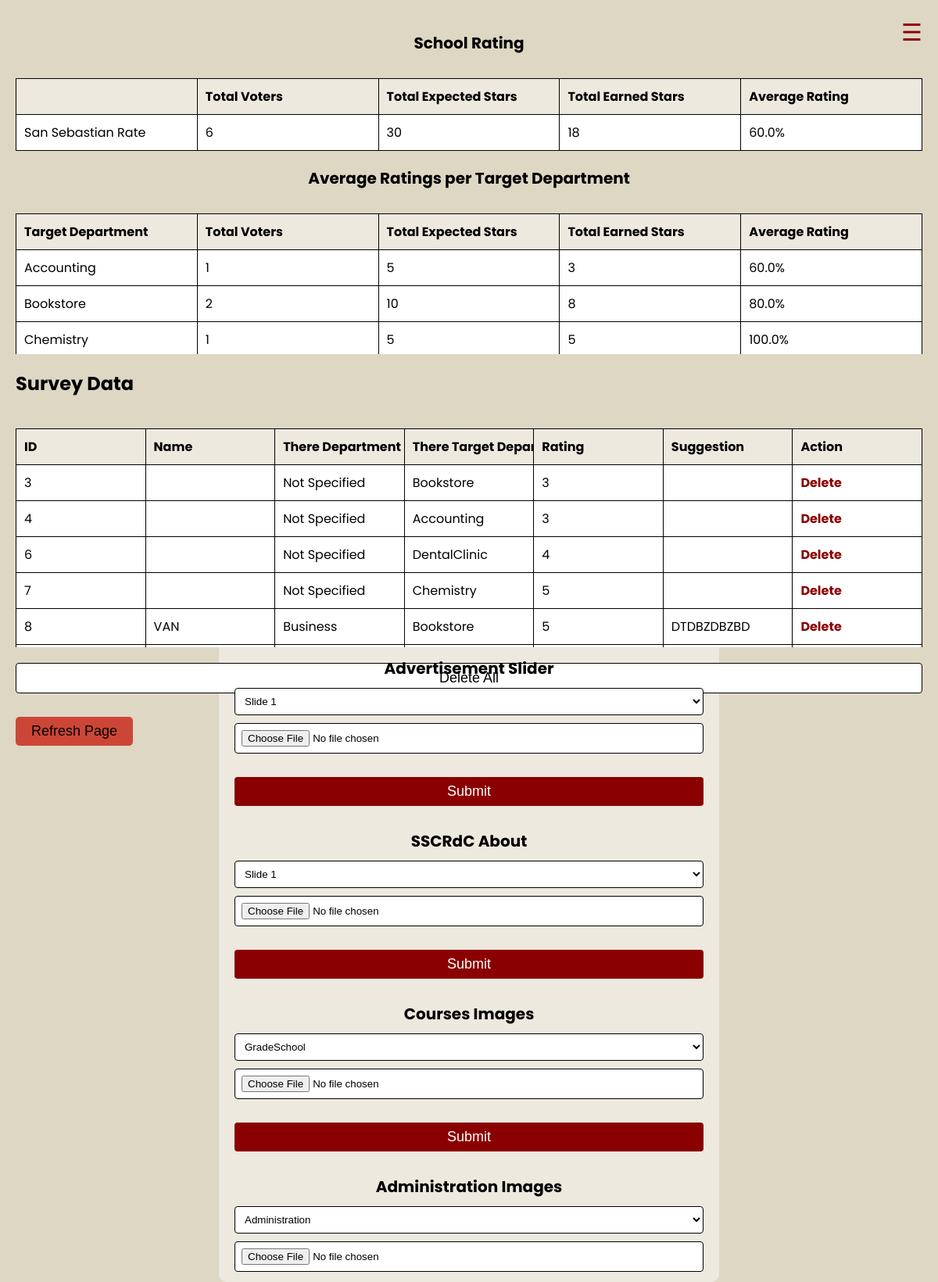
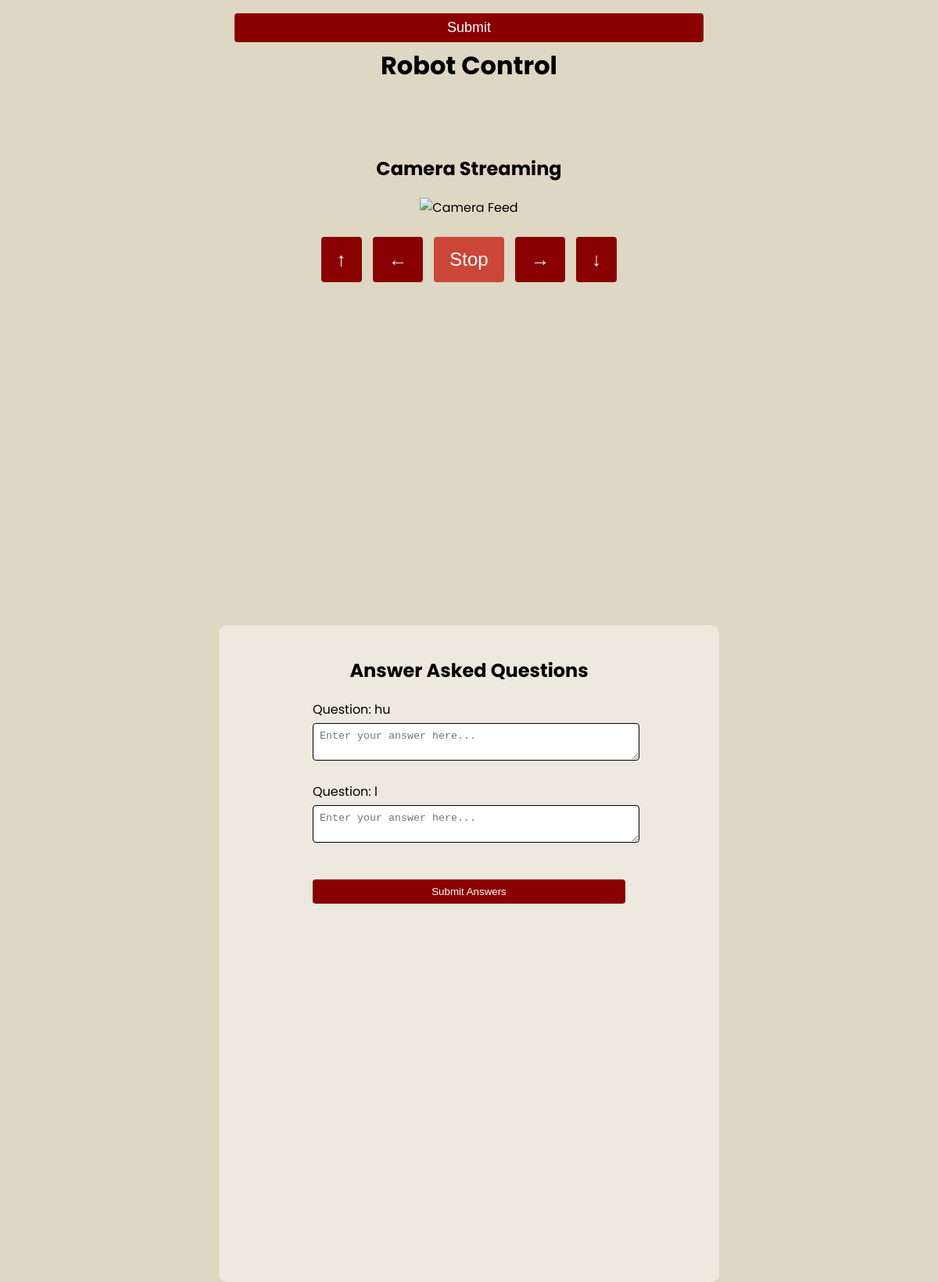
The page /admin on the database its author committed (2 pictures, top to bottom).
### Server.py (models this page shows)
class Survey1(db.Model):
    id = db.Column(db.Integer, primary_key=True)
    name = db.Column(db.String(225))
    There_Department = db.Column(db.String(50))
    There_TDepartment = db.Column(db.String(50))
    rating = db.Column(db.Integer)
    suggestion = db.Column(db.Text)
    srating = db.Column(db.Integer)

### Server.py (the view)
@app.route('/admin')
def admin():
    query = text("""
        SELECT
            There_TDepartment AS Target_Department,
            COUNT(*) AS total_voter,
            COUNT(*) * 5 AS expected_total_stars,
            SUM(rating) AS total_earned_stars
        FROM
            Survey1
        GROUP BY
            There_TDepartment;
        """)
    conn = db.engine.connect()
    results = conn.execute(query)
    average_ratings = results.fetchall()
    query_overall_srating = text("""
        SELECT
            AVG(srating) AS overall_average_rating,
            COUNT(*) AS    Stotal_voter,
            COUNT(*) * 5 AS Sexpected_total_stars,
            SUM(srating) AS Stotal_earned_stars
        FROM Survey1
        """)
    results_overall_srating = conn.execute(query_overall_srating)
    overall_srating = results_overall_srating.fetchall()
    surveys = Survey1.query.all()
    conn.close()
    unknown_questions = load_unknown_questions()
    unique_questions = set()
    unique_unknown_questions = []
    for question in unknown_questions:
        if question.lower() not in unique_questions:
            unique_unknown_questions.append(question)
            unique_questions.add(question.lower())
    return render_template('Admin.html', surveys=surveys, average_ratings=average_ratings, overall_srating=overall_srating, unknown_questions=unique_unknown_questions)

### Server.py (called while the page is built)
def load_unknown_questions():
    if os.path.exists('unknown_questions.json'):
        with open('unknown_questions.json', 'r') as file:
            return json.load(file)
    return []

### templates/Admin.html (shortened to what this page needs)
<!DOCTYPE html>
<html lang="en">
  <head>
  </head>
  <body>
    <section class="" id="results">
      <div class="container">
        <div class="main-content">
          <h1>School Rating</h1>
          <div class="Stable">
            <table border="1">
              <thead>
                <tr>
                  <th></th>
                  <th>Total Voters</th>
                  <th>Total Expected Stars</th>
                  <th>Total Earned Stars</th>
                  <th>Average Rating</th>
                </tr>
              </thead>
              <tbody>
                {% for row in overall_srating %}
                <tr>
                  <td>San Sebastian Rate</td>
                  <td>{{ row.Stotal_voter }}</td>
                  <td>{{ row.Sexpected_total_stars }}</td>
                  <td>{{ row.Stotal_earned_stars }}</td>
                  <td>
                    {{ (row.Stotal_earned_stars / row.Sexpected_total_stars *
                    100)|round(2) }}%
                  </td>
                </tr>
                {% endfor %}
              </tbody>
            </table>
          </div>
          <h1>Average Ratings per Target Department</h1>
          <div class="ftable">
            <table border="1">
              <thead>
                <tr>
                  <th>Target Department</th>
                  <th>Total Voters</th>
                  <th>Total Expected Stars</th>
                  <th>Total Earned Stars</th>
                  <th>Average Rating</th>
                </tr>
              </thead>
              <tbody>
                {% for row in average_ratings %}
                <tr>
                  <td>{{ row.Target_Department }}</td>
                  <td>{{ row.total_voter }}</td>
                  <td>{{ row.expected_total_stars }}</td>
                  <td>{{ row.total_earned_stars }}</td>
                  <td>
                    {{ (row.total_earned_stars / row.expected_total_stars *
                    100)|round(2) }}%
                  </td>
                </tr>
                {% endfor %}
              </tbody>
            </table>
          </div>
          <h2>Survey Data</h2>
          <div class="table-container">
            <table id="survey-table" border="1">
              <thead>
                <tr>
                  <th>ID</th>
                  <th>Name</th>
                  <th>There Department</th>
                  <th>There Target Department</th>
                  <th>Rating</th>
                  <th>Suggestion</th>
                  <th>Action</th>
                </tr>
              </thead>
              <tbody>
                {% for survey in surveys %}
                <tr>
                  <td>{{ survey.id }}</td>
                  <td>{{ survey.name }}</td>
                  <td>{{ survey.There_Department }}</td>
                  <td>{{ survey.There_TDepartment }}</td>
                  <td>{{ survey.rating }}</td>
                  <td>{{ survey.suggestion }}</td>
                  <td><a href="/delete/{{ survey.id }}">Delete</a></td>
                </tr>
                {% endfor %}
              </tbody>
            </table>
          </div>
          <form
            action="/delete_all"
            method="post"
            onsubmit="return confirm('Are you sure you want to delete all entries for this department?');"
          >
            <button type="submit">Delete All</button>
          </form>
          <button onclick="refreshPage()">Refresh Page</button>
        </div>
      </div>
    </section>
    <section class="" id="update">
      <h1>Advertisement Slider</h1>
      <div class="form-container">
        <form
          action="/upload_slider"
          method="post"
          enctype="multipart/form-data"
        >
          <select name="Slide_name" id="" required>
            <option value="Slide 1">Slide 1</option>
          </select>
          <input type="file" name="image" id="" required />
          <button type="submit">Submit</button>
        </form>
      </div>
      <h1>SSCRdC About</h1>
      <div class="form-container">
        <form
          action="/upload_About"
          method="post"
          enctype="multipart/form-data"
        >
          <select name="About_name" id="" required>
            <option value="Slide 1">Slide 1</option>
          </select>
          <input type="file" name="About_image" id="" required />
          <button type="submit">Submit</button>
        </form>
      </div>
      <h1>Courses Images</h1>
      <div class="form-container">
        <form
          action="/upload_Course"
          method="post"
          enctype="multipart/form-data"
        >
          <select name="Course_name" id="" required>
            <option value="Grade School">GradeSchool</option>
          </select>
          <input type="file" name="Course_image" id="" required />
          <button type="submit">Submit</button>
        </form>
      </div>
      <h1>Administration Images</h1>
      <div class="form-container">
        <form
          action="/upload_Administration"
          method="post"
          enctype="multipart/form-data"
        >
          <select name="Administration_name" id="" required>
            <option value="Administration">Administration</option>
          </select>
          <input type="file" name="image" id="" required />
          <button type="submit">Submit</button>
        </form>
      </div>
    </section>
    <section class="container" id="controls">
      <h1>Robot Control</h1>
      <div id="video-stream">
        <h2>Camera Streaming</h2>
        <img src="{{ url_for('video_feed') }}" alt="Camera Feed" />
      </div>
      <div class="control-buttons">
        <form action="/control" method="post" class="control-form">
          <button type="submit" name="direction" value="forward">↑</button>
        </form>
        <form action="/control" method="post" class="control-form">
          <button type="submit" name="direction" value="left">←</button>
          <button id="stop" type="submit" name="direction" value="stop">
            Stop
          </button>
          <button type="submit" name="direction" value="right">→</button>
        </form>
        <form action="/control" method="post" class="control-form">
          <button type="submit" name="direction" value="backward">↓</button>
        </form>
      </div>
    </section>
    <section class="question" id="questions">
      <div class="form-container1">
        <h2>Answer Asked Questions</h2>
        <form action="/answer" method="post">
              <div class="question-container">
                  {% for question in unknown_questions %}
                  <div class="question-item">
                      <label for="answer{{ loop.index }}">Question: {{ question }}</label>
                      <textarea id="answer{{ loop.index }}" name="answer_{{ loop.index }}" placeholder="Enter your answer here..."></textarea>
                  </div>
                  {% endfor %}
              </div>
              <input type="submit" value="Submit Answers" class="submit-btn">
          </form>
      </div>
  </section>
    <div class="hamburger-icon" onclick="openNav()">☰</div>
  </body>
</html>

### templates/Admin.html (style rules this page uses)
:root { --red: #8a0000; --lred: #8a0000b0; --black: #000000; --brown: #ded7c4; --white: #ffffff; --cream: #ede9df; --bgcolor: #00000066; --yellow: #ffbd13; }
body { margin: 0; background-color: var(--brown); overflow: hidden; font-family: "Poppins", sans-serif; }
.container { display: flex; height: 100vh; flex-direction: column; }
.main-content { flex: 1; padding: 20px; }
.hamburger-icon { font-size: 30px; cursor: pointer; color: var(--red); position: fixed; top: 20px; right: 20px; z-index: 1000; }
h1 { text-align: center; font-weight: bolder; font-size: xx-large; margin-top: 20px; }
#controls h1 { text-align: center; font-weight: bolder; font-size: xx-large; padding: 40px; }
table { width: 100%; border-collapse: collapse; margin-top: 20px; }
th, td { padding: 10px; border: 1px solid #000000; text-align: left; }
th { background-color: var(--cream); }
tr:nth-child(even) { background-color: #f2f2f2; }
td { background-color: white; }
button { background-color: #cc4637; border: none; text-align: center; text-decoration: none; display: inline-block; border-radius: 5px; margin-top: 20px; padding: 8px 20px; font-size: 18px; }
a { text-decoration: none; color: var(--red); font-weight: bold; }
#video-stream { margin-top: 20px; }
#stop { background-color: #ff0000; color: #fff; }
section { height: 100vh; }
.table-container { max-height: 200px; overflow-y: auto; }
.ftable, .Stable { max-height: 200px; overflow-y: auto; }
.table-container { max-height: 300px; overflow-y: scroll; }
table { width: 100%; border-collapse: collapse; table-layout: fixed; }
th, td { padding: 10px; border: 1px solid #000000; text-align: left; white-space: nowrap; }
th { background-color: var(--cream); position: sticky; top: 0; z-index: 1; }
#update { max-width: 600px; margin: 0 auto; padding: 20px; background-color: var(--cream); border-radius: 10px; }
h1 { font-size: 20px; margin-bottom: 10px; }
.form-container { margin-bottom: 20px; }
form { display: flex; flex-direction: column; }
select, input[type="file"], button[type="submit"] { margin-bottom: 10px; padding: 8px; border: 1px solid var(--black); border-radius: 4px; background-color: var(--white); }
#update button[type="submit"] { background-color: var(--red); color: var(--white); border: none; cursor: pointer; }
#controls { text-align: center; }
#video-stream { margin-bottom: 20px; }
.control-form { display: inline-block; }
.control-form button { padding: 15px 20px; font-size: 24px; margin: 5px; border: none; background-color: #8a0000; color: white; cursor: pointer; }
#stop { background-color: #cc4637; }
.form-container1 { display: flex; flex-direction: column; align-items: center; max-width: 600px; margin: 0 auto; padding: 20px; background-color: var(--cream); border-radius: 10px; height: 800px; overflow-y: auto; }
.question-container { display: flex; flex-direction: column; align-items: center; }
.question-item { width: 400px; margin-bottom: 20px; }
.question-item label { display: block; margin-bottom: 5px; }
.question-item textarea { width: 400px; padding: 8px; border: 1px solid var(--black); border-radius: 4px; }
.submit-btn { width: 400px; margin-top: 20px; padding: 8px; border: none; border-radius: 4px; background-color: var(--red); color: var(--white); cursor: pointer; text-align: center; }

### rows shown on the page
Survey1: Target_Department "Accounting", total_voter "1", expected_total_stars "5", total_earned_stars "3", total_earned_stars "60.0", id "4", There_Department "Not Specified", There_TDepartment "Accounting", rating "3"
Survey1: Target_Department "Chemistry", total_voter "1", expected_total_stars "5", total_earned_stars "5", total_earned_stars "100.0", id "7", There_Department "Not Specified", There_TDepartment "Chemistry", rating "5"
Survey1: id "3", There_Department "Not Specified", There_TDepartment "Bookstore", rating "3"
Survey1: id "6", There_Department "Not Specified", There_TDepartment "DentalClinic", rating "4"
Survey1: id "8", name "VAN", There_Department "Business", There_TDepartment "Bookstore", rating "5", suggestion "DTDBZDBZBD"

### other values the page prints
{{ row.Stotal_voter }} "6"
{{ row.Sexpected_total_stars }} "30"
{{ row.Stotal_earned_stars }} "18"
{{ row.Target_Department }} "Bookstore"
{{ row.total_voter }} "2"
{{ row.expected_total_stars }} "10"
{{ row.total_earned_stars }} "8"
{{ question }} "hu" "l"
